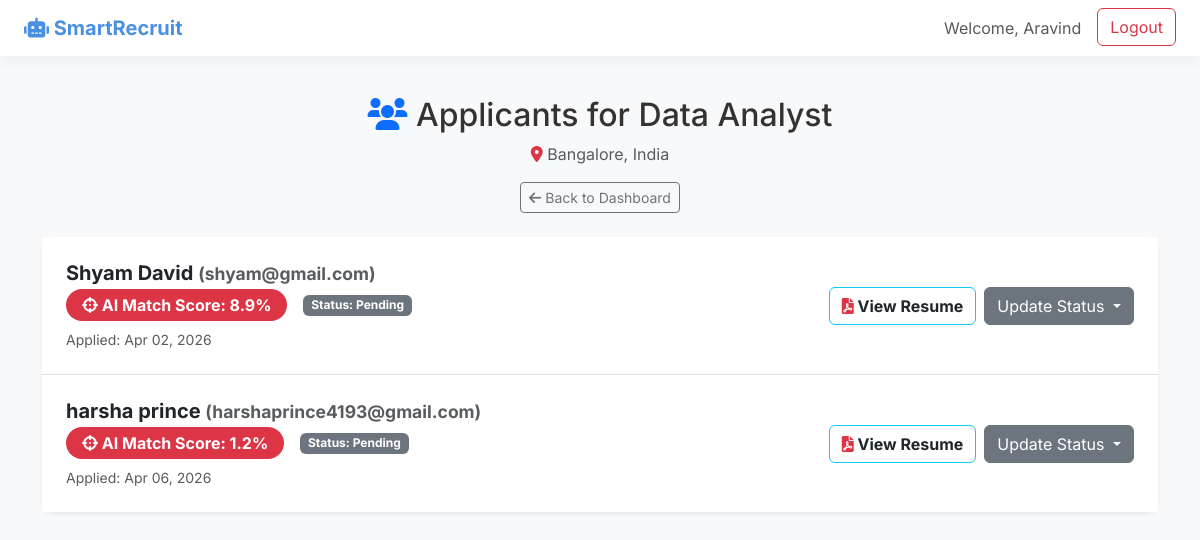
Screenshot of /jobs/2/applicants/ (signed in) with the database file from the repository.
### accounts/models.py (models this page shows, shortened)
class User(AbstractUser):
    is_recruiter = models.BooleanField(default=False)
    is_candidate = models.BooleanField(default=False)

### jobs/models.py (models this page shows, shortened)
class JobPost(models.Model):
    recruiter = models.ForeignKey(settings.AUTH_USER_MODEL, on_delete=models.CASCADE, related_name='job_posts')
    title = models.CharField(max_length=200)
    description = models.TextField()
    required_skills = models.TextField(help_text="Comma separated skills (e.g., Python, Django, Machine Learning)")
    location = models.CharField(max_length=100, blank=True, null=True)
    created_at = models.DateTimeField(auto_now_add=True)

### resumes/models.py (models this page shows, shortened)
class JobApplication(models.Model):
    STATUS_CHOICES = [
        ('Pending', 'Pending'),
        ('Shortlisted', 'Shortlisted'),
        ('Rejected', 'Rejected'),
    ]
    candidate = models.ForeignKey(settings.AUTH_USER_MODEL, on_delete=models.CASCADE, related_name='applications')
    job = models.ForeignKey(JobPost, on_delete=models.CASCADE, related_name='applications')
    resume = models.ForeignKey(Resume, on_delete=models.CASCADE)
    match_score = models.FloatField(default=0.0)
    status = models.CharField(max_length=20, choices=STATUS_CHOICES, default='Pending')
    applied_at = models.DateTimeField(auto_now_add=True)

### jobs/views.py (the view)
# urls.py: path('<int:job_id>/applicants/', views.job_applicants, name='job_applicants'),
@login_required
def job_applicants(request, job_id):
    if not request.user.is_recruiter:
        return redirect('dashboard')
    job = get_object_or_404(JobPost, id=job_id, recruiter=request.user)
    applications = job.applications.order_by('-match_score')
    return render(request, 'jobs/job_applicants.html', {'job': job, 'applications': applications})

### templates/jobs/job_applicants.html (shortened to what this page needs)
{% extends 'base.html' %}
{% block content %}
<div class="mb-4 text-center">
    <h2><i class="fas fa-users text-primary"></i> Applicants for {{ job.title }}</h2>
    <p class="text-muted"><i class="fas fa-map-marker-alt text-danger"></i> {{ job.location }}</p>
    <a href="{% url 'jobs:recruiter_dashboard' %}" class="btn btn-outline-secondary btn-sm"><i class="fas fa-arrow-left"></i> Back to Dashboard</a>
</div>
<div class="card glass-card shadow-sm border-0">
    <div class="card-body p-0">
        <ul class="list-group list-group-flush">
            {% for app in applications %}
            <li class="list-group-item p-4 d-flex justify-content-between align-items-center flex-wrap">
                <div class="mb-3 mb-md-0">
                    <h5 class="fw-bold mb-1">{{ app.candidate.first_name }} {{ app.candidate.last_name }} <span class="text-muted small">({{ app.candidate.email }})</span></h5>
                    <div class="d-flex align-items-center gap-3">
                        <span class="badge {% if app.match_score >= 70 %}bg-success{% elif app.match_score >= 40 %}bg-warning text-dark{% else %}bg-danger{% endif %} py-2 px-3 fs-6 rounded-pill">
                            <i class="fas fa-crosshairs"></i> AI Match Score: {{ app.match_score|floatformat:1 }}%
                        </span>
                        <span class="badge bg-secondary">Status: {{ app.status }}</span>
                    </div>
                    <div class="mt-2 text-muted small">Applied: {{ app.applied_at|date:"M d, Y" }}</div>
                </div>
                <div class="d-flex gap-2 align-items-center">
                    {% if app.resume and app.resume.file %}
                    <a href="{{ app.resume.file.url }}" target="_blank" class="btn btn-outline-info text-dark fw-bold"><i class="fas fa-file-pdf text-danger"></i> View Resume</a>
                    {% endif %}
                    <div class="dropdown">
                        <button class="btn btn-secondary dropdown-toggle" type="button" id="dropdownMenuButton{{ app.id }}" data-bs-toggle="dropdown" aria-expanded="false">
                            Update Status
                        </button>
                    </div>
                </div>
            </li>
            {% empty %}
            <li class="list-group-item p-5 text-center text-muted">
                <i class="fas fa-ghost fa-3x mb-3 text-secondary"></i>
                <h5 class="fw-bold">No applicants yet.</h5>
                <p>Check back later or promote your job posting to get candidates!</p>
            </li>
            {% endfor %}
        </ul>
    </div>
</div>
{% endblock %}

### templates/base.html (shortened to what this page needs)
<!DOCTYPE html>
<html lang="en">
<head>
    <link href="https://cdn.jsdelivr.net/npm/bootstrap@5.3.0/dist/css/bootstrap.min.css" rel="stylesheet">
    <link rel="stylesheet" href="https://cdnjs.cloudflare.com/ajax/libs/font-awesome/6.0.0/css/all.min.css">
</head>
<body>
    <nav class="navbar navbar-expand-lg">
        <div class="container-fluid px-4">
            <a class="navbar-brand" href="{% url 'home' %}"><i class="fas fa-robot"></i> SmartRecruit</a>
            <div class="collapse navbar-collapse justify-content-end" id="navbarNav">
                <ul class="navbar-nav">
                    {% if user.is_authenticated %}
                        <li class="nav-item">
                            <span class="nav-link">Welcome, {{ user.username }}</span>
                        </li>
                        <li class="nav-item">
                            <form method="post" action="{% url 'logout' %}" class="d-inline">
                                <button type="submit" class="btn btn-outline-danger ms-2">Logout</button>
                            </form>
                        </li>
                    {% endif %}
                </ul>
            </div>
        </div>
    </nav>
    <div class="container container-content">
        {% block content %}{% endblock %}
    </div>
</body>
</html>

### templates/base.html (style rules this page uses)
body { font-family: 'Inter', sans-serif; background-color: #f8f9fa; color: #333; }
.navbar-brand { font-weight: 700; color: #4a90e2 !important; }
.navbar { background-color: #fff; box-shadow: 0 4px 12px rgba(0,0,0,0.05); }
.glass-card { background: rgba(255, 255, 255, 0.9); box-shadow: 0 8px 32px 0 rgba(31, 38, 135, 0.05); backdrop-filter: blur(4px); -webkit-backdrop-filter: blur(4px); border-radius: 12px; border: 1px solid rgba(255, 255, 255, 0.18); }
.container { margin-top: 40px; margin-bottom: 40px; }

### rows the page displays
User: username "Aravind"
JobPost: title "Data Analyst", location "Bangalore, India"
JobApplication: candidate.first_name "Shyam", candidate.last_name "David", candidate.email "shyam@gmail.com", match_score "8.9", status "Pending", applied_at "Apr 02, 2026"
JobApplication: candidate.first_name "harsha", candidate.last_name "prince", candidate.email "harshaprince4193@gmail.com", match_score "1.2", status "Pending", applied_at "Apr 06, 2026"
